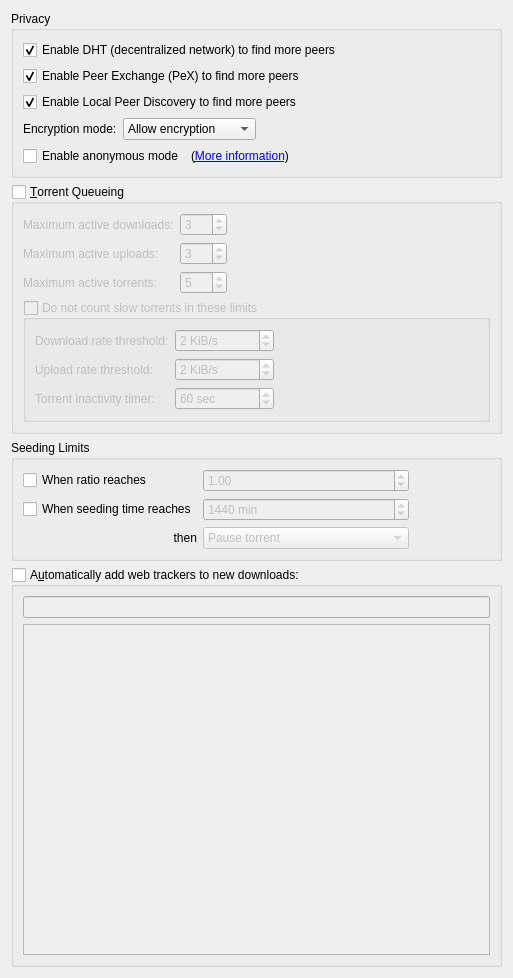
          <widget class="QWidget" name="scrollAreaWidgetContents_4">
           <property name="geometry">
            <rect>
             <x>0</x>
             <y>0</y>
             <width>513</width>
             <height>679</height>
            </rect>
           </property>
           <layout class="QVBoxLayout" name="verticalLayout_7">
            <item>
             <widget class="QGroupBox" name="AddBTFeaturesBox">
              <property name="title">
               <string>Privacy</string>
              </property>
              <layout class="QVBoxLayout" name="verticalLayout_14">
               <item>
                <widget class="QCheckBox" name="checkDHT">
                 <property name="toolTip">
                  <string>Find peers on the DHT network</string>
                 </property>
                 <property name="text">
                  <string>Enable DHT (decentralized network) to find more peers</string>
                 </property>
                 <property name="checked">
                  <bool>true</bool>
                 </property>
                </widget>
               </item>
               <item>
                <widget class="QCheckBox" name="checkPeX">
                 <property name="toolTip">
                  <string>Exchange peers with compatible Bittorrent clients (µTorrent, Vuze, ...)</string>
                 </property>
                 <property name="text">
                  <string>Enable Peer Exchange (PeX) to find more peers</string>
                 </property>
                 <property name="checked">
                  <bool>true</bool>
                 </property>
                </widget>
               </item>
               <item>
                <widget class="QCheckBox" name="checkLSD">
                 <property name="toolTip">
                  <string>Look for peers on your local network</string>
                 </property>
                 <property name="text">
                  <string>Enable Local Peer Discovery to find more peers</string>
                 </property>
                 <property name="checked">
                  <bool>true</bool>
                 </property>
                </widget>
               </item>
               <item>
                <layout class="QHBoxLayout">
                 <item>
                  <widget class="QLabel" name="lbl_encryption">
                   <property name="text">
                    <string>Encryption mode:</string>
                   </property>
                  </widget>
                 </item>
                 <item>
                  <widget class="QComboBox" name="comboEncryption">
                   <property name="toolTip">
                    <string>Allow encryption: Connect to peers regardless of setting
Require encryption: Only connect to peers with protocol encryption
Disable encryption: Only connect to peers without protocol encryption</string>
                   </property>
                   <item>
                    <property name="text">
                     <string>Allow encryption</string>
                    </property>
                   </item>
                   <item>
                    <property name="text">
                     <string>Require encryption</string>
                    </property>
                   </item>
                   <item>
                    <property name="text">
                     <string>Disable encryption</string>
                    </property>
                   </item>
                  </widget>
                 </item>
                 <item>
                  <spacer>
                   <property name="orientation">
                    <enum>Qt::Horizontal</enum>
                   </property>
                   <property name="sizeHint" stdset="0">
                    <size>
                     <width>40</width>
                     <height>20</height>
                    </size>
                   </property>
                  </spacer>
                 </item>
                </layout>
               </item>
               <item>
                <layout class="QHBoxLayout" name="horizontalLayout_6">
                 <item>
                  <widget class="QCheckBox" name="checkAnonymousMode">
                   <property name="toolTip">
                    <string>Enable when using a proxy or a VPN connection</string>
                   </property>
                   <property name="text">
                    <string>Enable anonymous mode</string>
                   </property>
                  </widget>
                 </item>
                 <item>
                  <widget class="QLabel" name="label_anonymous">
                   <property name="text">
                    <string>(&lt;a href=&quot;https://github.com/qbittorrent/qBittorrent/wiki/Anonymous-Mode&quot;&gt;More information&lt;/a&gt;)</string>
                   </property>
                   <property name="openExternalLinks">
                    <bool>true</bool>
                   </property>
                  </widget>
                 </item>
                 <item>
                  <spacer name="horizontalSpacer_14">
                   <property name="orientation">
                    <enum>Qt::Horizontal</enum>
                   </property>
                   <property name="sizeHint" stdset="0">
                    <size>
                     <width>40</width>
                     <height>20</height>
                    </size>
                   </property>
                  </spacer>
                 </item>
                </layout>
               </item>
              </layout>
             </widget>
            </item>
            <item>
             <widget class="QGroupBox" name="checkEnableQueueing">
              <property name="title">
               <string>&amp;Torrent Queueing</string>
              </property>
              <property name="checkable">
               <bool>true</bool>
              </property>
              <property name="checked">
               <bool>false</bool>
              </property>
              <layout class="QGridLayout" name="gridLayout_2">
               <item row="0" column="0">
                <widget class="QLabel" name="label_max_active_dl">
                 <property name="text">
                  <string>Maximum active downloads:</string>
                 </property>
                </widget>
               </item>
               <item row="0" column="1">
                <widget class="QSpinBox" name="spinMaxActiveDownloads">
                 <property name="specialValueText">
                  <string>∞</string>
                 </property>
                 <property name="minimum">
                  <number>-1</number>
                 </property>
                 <property name="maximum">
                  <number>999</number>
                 </property>
                 <property name="value">
                  <number>3</number>
                 </property>
                </widget>
               </item>
               <item row="1" column="0">
                <widget class="QLabel" name="label_max_active_up">
                 <property name="text">
                  <string>Maximum active uploads:</string>
                 </property>
                </widget>
               </item>
               <item row="1" column="1">
                <widget class="QSpinBox" name="spinMaxActiveUploads">
                 <property name="specialValueText">
                  <string>∞</string>
                 </property>
                 <property name="minimum">
                  <number>-1</number>
                 </property>
                 <property name="maximum">
                  <number>999</number>
                 </property>
                 <property name="value">
                  <number>3</number>
                 </property>
                </widget>
               </item>
               <item row="2" column="0">
                <widget class="QLabel" name="maxActiveTorrents_lbl">
                 <property name="text">
                  <string>Maximum active torrents:</string>
                 </property>
                </widget>
               </item>
               <item row="2" column="1">
                <widget class="QSpinBox" name="spinMaxActiveTorrents">
                 <property name="specialValueText">
                  <string>∞</string>
                 </property>
                 <property name="minimum">
                  <number>-1</number>
                 </property>
                 <property name="maximum">
                  <number>999</number>
                 </property>
                 <property name="value">
                  <number>5</number>
                 </property>
                </widget>
               </item>
               <item row="0" column="2">
                <spacer name="horizontalSpacer_7">
                 <property name="orientation">
                  <enum>Qt::Horizontal</enum>
                 </property>
                 <property name="sizeHint" stdset="0">
                  <size>
                   <width>40</width>
                   <height>20</height>
                  </size>
                 </property>
                </spacer>
               </item>
               <item row="3" column="0" colspan="3">
                <widget class="QGroupBox" name="checkIgnoreSlowTorrentsForQueueing">
                 <property name="title">
                  <string>Do not count slow torrents in these limits</string>
                 </property>
                 <property name="checkable">
                  <bool>true</bool>
                 </property>
                 <property name="checked">
                  <bool>false</bool>
                 </property>
                 <layout class="QGridLayout" name="gridLayout_13">
                  <item row="0" column="1">
                   <widget class="QSpinBox" name="spinDownloadRateForSlowTorrents">
                    <property name="suffix">
                     <string> KiB/s</string>
                    </property>
                    <property name="maximum">
                     <number>2000000</number>
                    </property>
                    <property name="value">
                     <number>2</number>
                    </property>
                   </widget>
                  </item>
                  <item row="1" column="1">
                   <widget class="QSpinBox" name="spinUploadRateForSlowTorrents">
                    <property name="suffix">
                     <string> KiB/s</string>
                    </property>
                    <property name="maximum">
                     <number>2000000</number>
                    </property>
                    <property name="value">
                     <number>2</number>
                    </property>
                   </widget>
                  </item>
                  <item row="1" column="0">
                   <widget class="QLabel" name="labelUploadRateForSlowTorrents">
                    <property name="text">
                     <string>Upload rate threshold:</string>
                    </property>
                   </widget>
                  </item>
                  <item row="0" column="0">
                   <widget class="QLabel" name="labelDownloadRateForSlowTorrents">
                    <property name="text">
                     <string>Download rate threshold:</string>
                    </property>
                   </widget>
                  </item>
                  <item row="0" column="2">
                   <spacer name="horizontalSpacer_9">
                    <property name="orientation">
                     <enum>Qt::Horizontal</enum>
                    </property>
                    <property name="sizeHint" stdset="0">
                     <size>
                      <width>40</width>
                      <height>20</height>
                     </size>
                    </property>
                   </spacer>
                  </item>
                  <item row="2" column="1">
                   <widget class="QSpinBox" name="spinSlowTorrentsInactivityTimer">
                    <property name="suffix">
                     <string extracomment="seconds"> sec</string>
                    </property>
                    <property name="minimum">
                     <number>1</number>
                    </property>
                    <property name="maximum">
                     <number>999999</number>
                    </property>
                    <property name="value">
                     <number>60</number>
                    </property>
                   </widget>
                  </item>
                  <item row="2" column="0">
                   <widget class="QLabel" name="labelSlowTorrentInactivityTimer">
                    <property name="text">
                     <string>Torrent inactivity timer:</string>
                    </property>
                   </widget>
                  </item>
                 </layout>
                </widget>
               </item>
              </layout>
             </widget>
            </item>
            <item>
             <widget class="QGroupBox" name="seedingLimitsBox">
              <property name="title">
               <string>Seeding Limits</string>
              </property>
              <layout class="QGridLayout" name="gridLayout_91">
               <item row="2" column="1">
                <widget class="QSpinBox" name="spinMaxSeedingMinutes">
                 <property name="enabled">
                  <bool>false</bool>
                 </property>
                 <property name="suffix">
                  <string extracomment="minutes"> min</string>
                 </property>
                 <property name="maximum">
                  <number>9999999</number>
                 </property>
                 <property name="value">
                  <number>1440</number>
                 </property>
                </widget>
               </item>
               <item row="2" column="0">
                <widget class="QCheckBox" name="checkMaxSeedingMinutes">
                 <property name="text">
                  <string>When seeding time reaches</string>
                 </property>
                </widget>
               </item>
               <item row="3" column="0">
                <widget class="QLabel" name="label">
                 <property name="text">
                  <string>then</string>
                 </property>
                 <property name="alignment">
                  <set>Qt::AlignRight|Qt::AlignTrailing|Qt::AlignVCenter</set>
                 </property>
                </widget>
               </item>
               <item row="3" column="1">
                <widget class="QComboBox" name="comboRatioLimitAct">
                 <property name="enabled">
                  <bool>false</bool>
                 </property>
                 <item>
                  <property name="text">
                   <string>Pause torrent</string>
                  </property>
                 </item>
                 <item>
                  <property name="text">
                   <string>Remove torrent</string>
                  </property>
                 </item>
                 <item>
                  <property name="text">
                   <string>Remove torrent and its files</string>
                  </property>
                 </item>
                 <item>
                  <property name="text">
                   <string>Enable super seeding for torrent</string>
                  </property>
                 </item>
                </widget>
               </item>
               <item row="1" column="0">
                <widget class="QCheckBox" name="checkMaxRatio">
                 <property name="text">
                  <string>When ratio reaches</string>
                 </property>
                </widget>
               </item>
               <item row="1" column="1">
                <widget class="QDoubleSpinBox" name="spinMaxRatio">
                 <property name="enabled">
                  <bool>false</bool>
                 </property>
                 <property name="maximum">
                  <double>9998.000000000000000</double>
                 </property>
                 <property name="singleStep">
                  <double>0.050000000000000</double>
                 </property>
                 <property name="value">
                  <double>1.000000000000000</double>
                 </property>
                </widget>
               </item>
               <item row="1" column="2">
                <spacer name="horizontalSpacer_2">
                 <property name="orientation">
                  <enum>Qt::Horizontal</enum>
                 </property>
                 <property name="sizeHint" stdset="0">
                  <size>
                   <width>40</width>
                   <height>20</height>
                  </size>
                 </property>
                </spacer>
               </item>
              </layout>
             </widget>
            </item>
            <item>
             <widget class="QGroupBox" name="checkEnableAddTrackers">
              <property name="minimumSize">
               <size>
                <width>0</width>
                <height>400</height>
               </size>
              </property>
              <property name="title">
               <string>A&amp;utomatically add web trackers to new downloads:</string>
              </property>
              <property name="checkable">
               <bool>true</bool>
              </property>
              <property name="checked">
               <bool>false</bool>
              </property>
              <layout class="QGridLayout" name="gridLayout_16">
               <item row="1" column="0">
                <widget class="QPlainTextEdit" name="textTrackers">
                 <property name="enabled">
                  <bool>false</bool>
                 </property>
                 <property name="focusPolicy">
                  <enum>Qt::StrongFocus</enum>
                 </property>
                </widget>
               </item>
               <item row="0" column="0">
                <widget class="QLineEdit" name="textUpdateTrackerUrl"/>
               </item>
              </layout>
             </widget>
            </item>
            <item>
             <spacer name="verticalSpacer_8">
              <property name="orientation">
               <enum>Qt::Vertical</enum>
              </property>
              <property name="sizeHint" stdset="0">
               <size>
                <width>20</width>
                <height>40</height>
               </size>
              </property>
             </spacer>
            </item>
           </layout>
          </widget>
